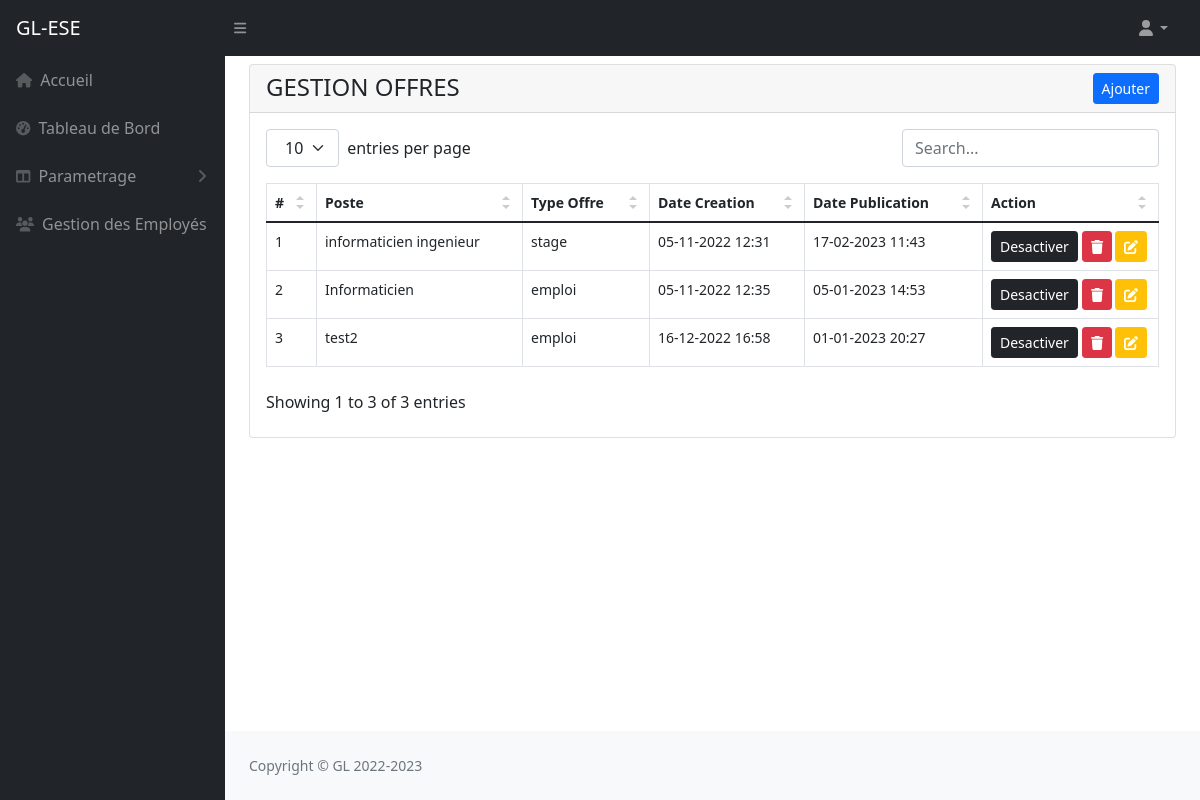
The app's page /?page=gestionOffre (signed in) with its own data.
### tables this page shows
CREATE TABLE `offre` (
  `idOffre` int(11) NOT NULL,
  `numero` varchar(255) NOT NULL,
  `dateOffre` varchar(25) NOT NULL,
  `poste` varchar(255) NOT NULL,
  `description` text NOT NULL,
  `etatOffre` int(11) NOT NULL DEFAULT 0,
  `competence` text NOT NULL,
  `typeOffre` varchar(50) NOT NULL,
  `DatePub` varchar(50) NOT NULL
);

### models/offreModel.php (called while the page is built, shortened)
<?php
    require_once("bd.php");
    function getOffres(){
       global $connexion;
       $sql="SELECT *FROM offre";
       return $connexion->query($sql)->fetchAll();
    }
?>

### pages/gestionOffre.php (the view, shortened to what this page needs)
<div class="card">
    <div class="card-header">
        <span class="h4"> GESTION OFFRES</span>
        <button class="btn btn-sm btn-primary float-end" data-bs-toggle="modal" data-bs-target="#exampleModalO">Ajouter</button>
    </div>
    <div class="card-body">
        <table id="datatablesSimple">
            <thead>
                <tr>
                    <th>#</th>
                    <th>Poste</th>
                    <th>Type Offre</th>
                    <th>Date Creation</th>
                    <th>Date Publication</th>
                    <th>Action</th>
                </tr>
            </thead>
            <tbody>
                <?php foreach($listeOffres as $key => $offre){ ?>
                    <tr>
                        <td><?= $key+1?></td>
                        <td><?= $offre['poste']?></td>
                        <td><?= $offre['typeOffre']?></td>
                        <td><?= $offre['dateOffre']?></td>
                        <td><?= $offre['DatePub']?></td>
                        <td>
                            <a href="?idOffre=<?= $offre['idOffre']?>&etat=0" class="btn btn-sm btn-dark" <?= $offre['etatOffre']==0 ? 'hidden' : "" ?>>Desactiver</a>
                            <a class="btn btn-sm btn-danger" href="?page=detailOffre"><i class="fas fa-trash"></i></a>
                            <button  onclick="loadModal(<?= $offre['idOffre']?>)" class="btn btn-sm btn-warning" data-bs-toggle="modal" data-bs-target="#exampleModal1" ><i class="fas fa-edit text-white"></i></button>
                        </td>
                    </tr>
                <?php } ?>
            </tbody>
        </table>
    </div>
</div>

### public/css/datatable.css (style rules this page uses)
.dataTable-table { max-width: 100%; width: 100%; border-spacing: 0; border-collapse: separate; }
.dataTable-table > tbody > tr > td, .dataTable-table > tbody > tr > th, .dataTable-table > tfoot > tr > td, .dataTable-table > tfoot > tr > th, .dataTable-table > thead > tr > td, .dataTable-table > thead > tr > th { vertical-align: top; padding: 8px 10px; }
.dataTable-table > thead > tr > th { vertical-align: bottom; text-align: left; border-bottom: 1px solid #d9d9d9; }
.dataTable-table th { vertical-align: bottom; text-align: left; }

### records on screen
offre: poste "informaticien ingenieur", typeOffre "stage", dateOffre "05-11-2022 12:31", DatePub "17-02-2023 11:43"
offre: poste "Informaticien", typeOffre "emploi", dateOffre "05-11-2022 12:35", DatePub "05-01-2023 14:53"
offre: poste "test2", typeOffre "emploi", dateOffre "16-12-2022 16:58", DatePub "01-01-2023 20:27"
